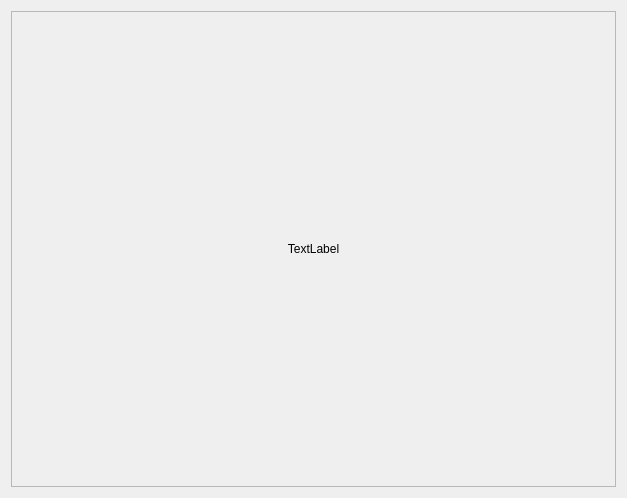
<?xml version="1.0" encoding="UTF-8"?>
<ui version="4.0">
 <class>rain_Special_Effectsclass</class>
 <widget class="QWidget" name="rain_Special_Effectsclass">
  <property name="geometry">
   <rect>
    <x>0</x>
    <y>0</y>
    <width>627</width>
    <height>498</height>
   </rect>
  </property>
  <property name="windowTitle">
   <string>rain_Special_Effectsclass</string>
  </property>
  <layout class="QGridLayout" name="gridLayout">
   <item row="0" column="0">
    <widget class="QScrollArea" name="scrollArea">
     <property name="widgetResizable">
      <bool>true</bool>
     </property>
     <widget class="QWidget" name="scrollAreaWidgetContents">
      <property name="geometry">
       <rect>
        <x>0</x>
        <y>0</y>
        <width>603</width>
        <height>474</height>
       </rect>
      </property>
      <layout class="QGridLayout" name="gridLayout_2">
       <item row="0" column="0">
        <widget class="QLabel" name="label">
         <property name="text">
          <string>TextLabel</string>
         </property>
         <property name="alignment">
          <set>Qt::AlignCenter</set>
         </property>
        </widget>
       </item>
      </layout>
     </widget>
    </widget>
   </item>
  </layout>
 </widget>
 <layoutdefault spacing="6" margin="11"/>
 <resources/>
 <connections/>
</ui>
